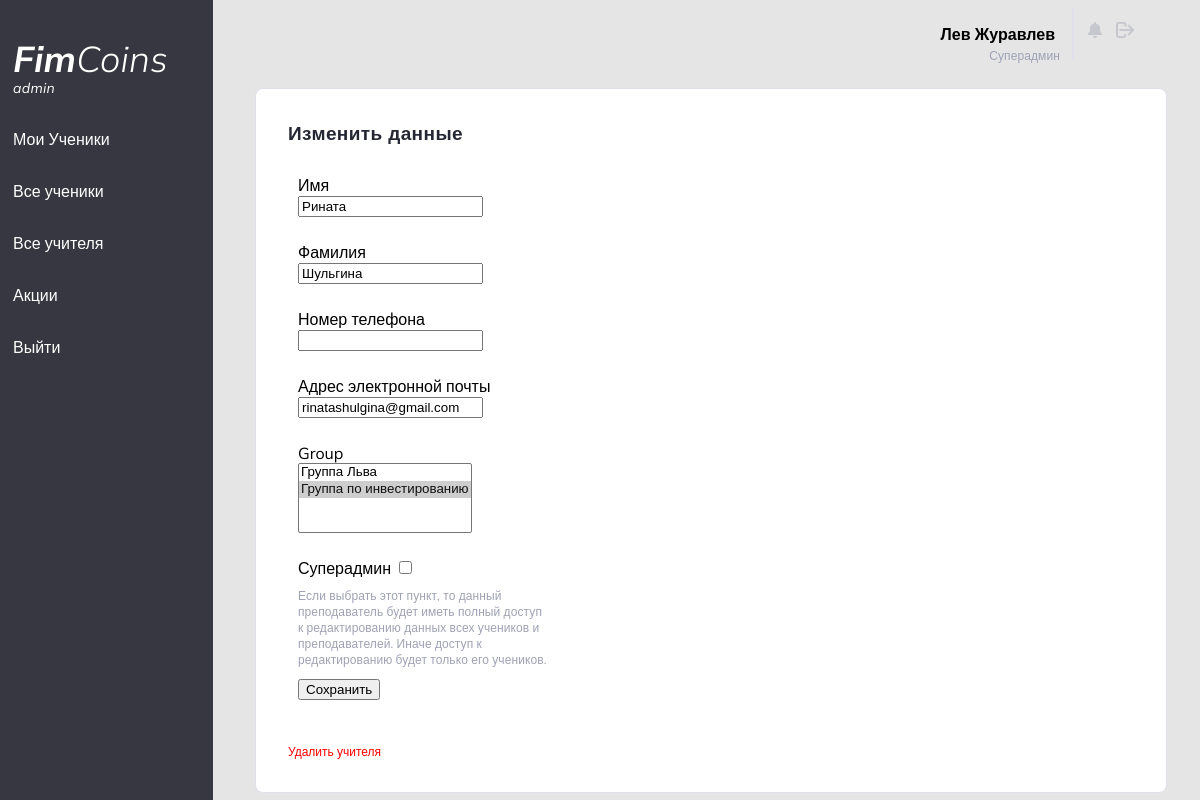
Screenshot of /fimcoinadminAllTeacher/rinatashulgina/edit (signed in) with the database file from the repository.
### mainCoins/models.py (models this page shows, shortened)
class TeachersInfo(models.Model):
    user_name = models.OneToOneField(User, on_delete=models.CASCADE)
    who_add_me = models.ForeignKey(User, related_name='who_add_me', on_delete=models.SET_NULL, null=True,)
    is_super_user = models.BooleanField("Суперадмин", default=False)
    slug = models.SlugField(max_length=150, null=True, blank=True, unique=True)
    email = models.EmailField("Адрес электронной почты", max_length=32, unique=True)
    name = models.CharField("Имя", blank=False, null=True, max_length=32)
    second_name = models.CharField("Фамилия", blank=False, null=True, max_length=32)
    phone_number = models.CharField("Номер телефона", blank=True, null=True, max_length=32)
    password = models.CharField("Пароль", blank=True, null=True, max_length=32, )
    group = models.ManyToManyField(Groups, blank=True)

### mainCoins/views.py (the view, shortened to what this page needs)
# urls.py: path('fimcoinadminAllTeacher/<str:slug>/edit', fimCoinEditTeacher.as_view(), name='fimCoinAdminEditTeacher'),
class fimCoinEditTeacher(View):
    def get(self, request, slug):
        if chekingForTeacher(request):
            teacher = TeachersInfo.objects.get(slug=slug)
            bound_form = createTeacherForm(instance=teacher)
            return render(request,
                          'mainCoins/fimCoinAdminEditTeacher.html',
                          {"form": bound_form,
                           "teacher": teacher
                           })
        else:
            return redirect('/')

### mainCoins/form.py
class createTeacherForm(forms.ModelForm):
    class Meta:
        model = TeachersInfo
        fields = ['name', 'second_name', 'phone_number', 'email', 'group', 'is_super_user']

### mainCoins/models.py (called while the page is built)
    def __str__(self):
        return self.group_name

### mainCoins/views.py (called while the page is built)
def chekingForTeacher(request):
    if request.user.is_authenticated:
        try:
            TeachersInfo.objects.get(user_name=request.user)
            return True
        except:
            return False

### mainCoins/templates/mainCoins/fimCoinAdminEditTeacher.html (shortened to what this page needs)
{% extends 'mainCoins/baseAdmin.html' %}
{% block content %}
<div class="container">
    <div class="container-header">
        <h1 class="Today_s_trends_block_name">
            Изменить данные
        </h1>
    </div>
    <form action="{% url 'fimCoinAdminEditTeacher' slug=teacher.slug %}" method="post" class="form">
        {% if request.user.teachersinfo.is_super_user %}
        {% for field in form %}
            {% if field.label == 'Суперадмин'%}
                    <p class="form_label"> {{ field.label }} {{ field }} </p>
                    <p class="little_gray" style="width: 250px;
                    margin-top: 10px;
                    margin-bottom: 10px;">
                        Если выбрать этот пункт, то данный преподаватель
                        будет иметь полный доступ к редактированию данных всех
                        учеников и преподавателей. Иначе доступ к редактированию
                        будет только его учеников.
                    </p>
                {% else%}
                <p class="form_label"> {{ field.label }} </p>
                <p class="form_field"> {{ field }} </p>
                {% endif %}
        {% endfor %}
        {% endif %}
        <button type="submit"> Сохранить </button>
        <br>
        <br>
    </form>
            <a href="{% url 'fimCoinAdminDeleteTeacher' slug=teacher.slug%}" class="notUnderlineGrayLink form_label" style="color: red; margin-top:20px; font-size: 12px; "> Удалить учителя </a>
    </div>
{% endblock %}

### mainCoins/templates/mainCoins/baseAdmin.html (shortened to what this page needs)
<!DOCTYPE html>
<html lang="ru">
<head>
    {% load static %}
    <link rel="stylesheet" type="text/css" href="{% static 'css/adminStyles.css' %}">
    <link rel="stylesheet" type="text/css" href="{% static 'css/addaptive-admin-styles.css' %}">
</head>
<body>
<div class="LeftMenu">
    <p id="title">
        <a href="/" class="notUnderlineLink">
            <span id="titlebold">Fim</span><span id="titlelight">Coins</span>
        </a>
        <p id="admintext">admin</p>
    </p>
    <a href="/", class="LeftMenu_a">Мои Ученики </a>
    <a href="/fimcoinadminAllStudents", class="LeftMenu_a">Все ученики</a>
    <a href="/fimcoinadminAllTeacher", class="LeftMenu_a">Все учителя</a>
    <a href="/fimcoinadminEquitiess", class="LeftMenu_a">Акции</a>
    <a href="logout", class="LeftMenu_a">Выйти</a>
</div>
<div class="main">
    <div class="Header">
    <div class="User_info">
        <a href="{% url 'teacherDetail' slug=request.user.teachersinfo.slug %}" style="color: black; text-decoration: none;">
            <p class="username"> {{request.user.teachersinfo.name}} {{request.user.teachersinfo.second_name}}</p>
        </a>
    </div>
    <div class="verticalLine"></div>
        {% if request.user.is_authenticated %}
    <div class="icons">
        {% if request.user.is_superuser %}
        <a href="/admin", class="notUnderlineLink">
            <img class ="icon"  id="notification" src="{% static 'icons/Vector.png' %}">
        </a>
        {% endif %}
        <a href="{% url 'logout' %}">
            <img class ="icon", id="logout"src="{% static 'icons/logOutIco.png' %}">
        </a>
    </div>
        {% endif %}
</div>
    {% if request.user.teachersinfo.is_super_user %}
        <p class="little_gray" style="text-align: right; margin-right: 122px; margin-top: -12px;" > Суперадмин </p>
    {% endif %}
{% block content %}
{% endblock %}
</div>
<div class="hamburger-menu">
    <ul class="menu__box">
      <li><a class="menu__item" href="/">Мои Ученики</a></li>
			<li><a class="menu__item" href="/fimcoinadminAllStudents">Все ученики</a></li>
			<li><a class="menu__item" href="/fimcoinadminAllTeacher">Все учителя</a></li>
			<li><a class="menu__item" href="/fimcoinadminEquitiess">Акции</a></li>
			<li><a class="menu__item" href="{% url 'logout' %}">Выйти</a></li>
    </ul>
  </div>
</body>
</html>

### static/css/adminStyles.css (style rules this page uses)
body { background-color: #E5E5E5; }
.LeftMenu { background-color: #363740; color: white; margin-top: 0px; font-family: 'Mulish', sans-serif; height: 100%; width: 200px; position: fixed; z-index: 1; top: 0; left: 0; overflow-x: hidden; padding-top: 20px; padding-left: 13px; }
.LeftMenu_a { padding-top: 16px; padding-bottom: 16px; text-decoration: none; font-size: 25px; color: white; display: block; font-style: normal; font-weight: normal; font-size: 16px; line-height: 20px; }
#admintext { font-style: italic; font-weight: normal; font-size: 14px; line-height: 18px; letter-spacing: 0.3px; margin-top: -18px; }
.notUnderlineLink { text-decoration: none; color: white; }
#titlebold { font-family: 'Mulish', sans-serif; font-style: italic; font-weight: bold; font-size: 36px; line-height: 45px; letter-spacing: 0.3px; }
#titlelight { font-family: 'Mulish', sans-serif; font-style: italic; font-weight: 300; font-size: 36px; letter-spacing: 0.3px; height: 36px; margin: 0px; }
.main { font-family: 'Mulish', sans-serif; margin-left: 220px; padding: 0px 10px; }
.Header { margin-left: 44px; margin-right: 44px; display: flex; }
.User_info { margin-left: auto; margin-right: 0; display: flex; text-align: right; font-style: normal; font-weight: bold; }
.verticalLine { border: 1px solid #DFE0EB; width: 0px; margin-left: 17px; }
.icons { width: 64px; text-align: center; }
.icon { width: 14px; height: 16px; margin-left: 10px; }
#notification { margin-top: 14px; width: 14px; height: 16px; }
#logout { width: 18px; height: 16px; }
.container { position: absolute; background-color: white; left: 255px; right: 33px; top: 88px; border: 1px solid #DFE0EB; box-sizing: border-box; border-radius: 8px; padding: 32px; margin-bottom: 18px; }
.Today_s_trends_block_name { font-family: 'Mulish', sans-serif; font-style: normal; font-weight: bold; font-size: 19px; line-height: 24px; margin: 0px; letter-spacing: 0.4px; color: #252733; }
.container-header { display: flex; }
.little_gray { margin: 0; font-family: 'Mulish', sans-serif; font-style: normal; font-weight: normal; font-size: 12px; line-height: 16px; letter-spacing: 0.1px; color: #9FA2B4; }
.notUnderlineGrayLink { text-decoration: none; color: #9FA2B4; margin: 0px; padding: 0px; }
.form_label { margin: 0px; margin-top: 10px; }
.form_field { margin: 0px; margin-bottom: 25px; }
.form { margin-top: 10px; margin-bottom: 10px; padding: 10px; }
a { text-decoration: none; color: black; }

### rows the page displays
TeachersInfo: form "Рината" "Шульгина" "rinatashulgina@gmail.com"

### other values shown
{{ request.user.teachersinfo.name }} "Лев"
{{ request.user.teachersinfo.second_name }} "Журавлев"
{{ field.label }} "Имя" "Фамилия" "Номер телефона" "Адрес электронной почты" "Group"
{{ field.label }} "Суперадмин"
